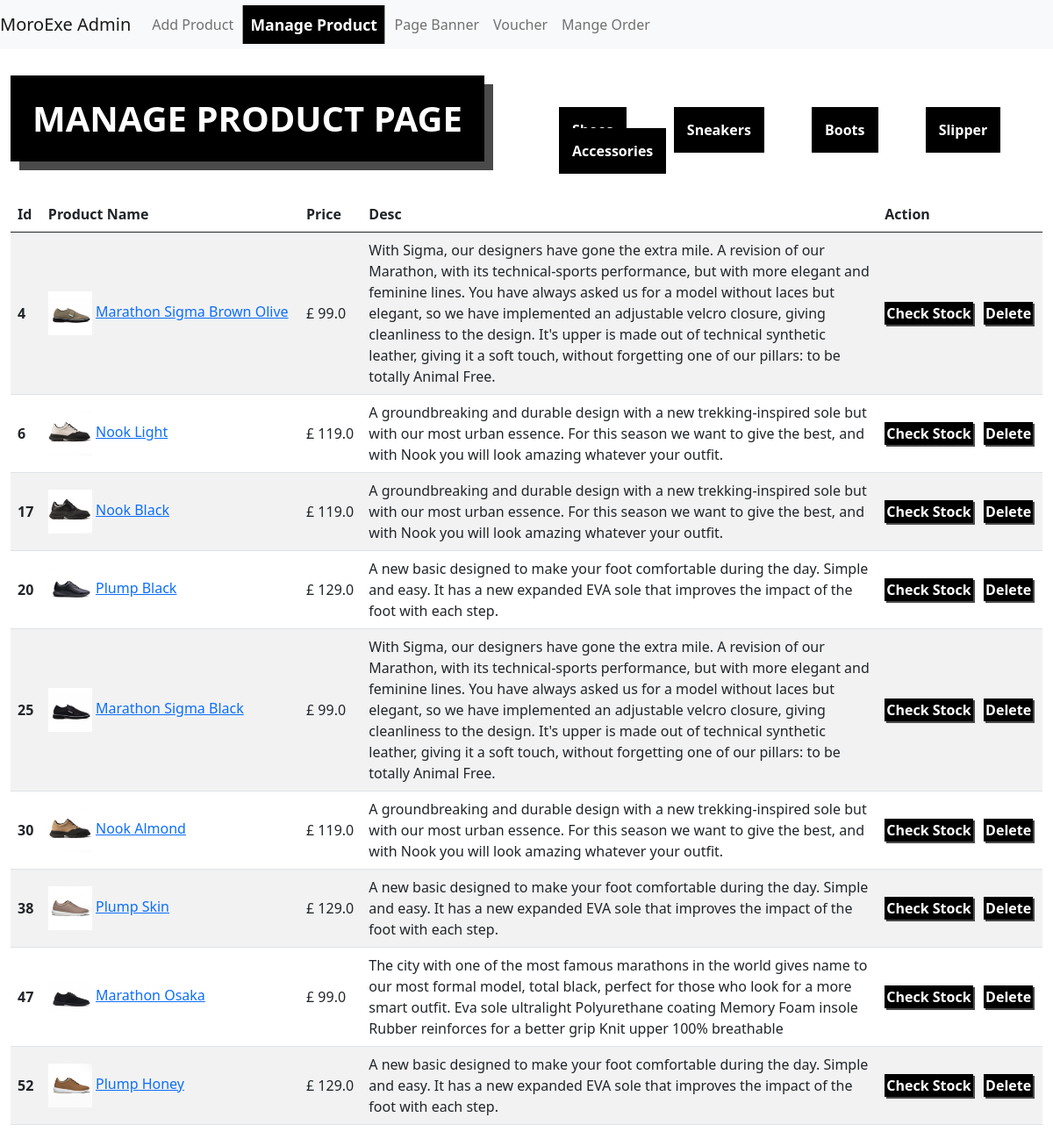
Page /admin/manage_product/shoes on the committed database.
### app/models.py (models this page shows)
class Product(db.Model):
    __tablename__ = 'products'
    id = db.Column(db.Integer, primary_key=True)
    product_name = db.Column(db.String(64), index=True)
    product_img = db.Column(db.String())
    product_subimg1 = db.Column(db.String())
    product_subimg2 = db.Column(db.String())
    product_subimg3 = db.Column(db.String())
    price = db.Column(db.Float)
    desc = db.Column(db.String())
    color = db.Column(db.String())
    material = db.Column(db.String())
    style = db.Column(db.String())
    tag = db.Column(db.String())
    sizes = db.relationship('StockAndSize', backref='products')
    category_id = db.Column(db.Integer, db.ForeignKey('categories.id'))

### app/admin/views.py (the view)
@admin.route('/manage_product/<category>', methods=['GET','POST'])
def ManageProduct(category):
    ctgr = Category.query.filter_by(category_name=category).first()
    products = Product.query.filter_by(category_id=ctgr.id).all()
    return render_template('admin/manage_product.html', products=products)

### app/templates/admin/manage_product.html (shortened to what this page needs)
{% extends "ad_base.html" %}
{% set active_page = 'edit_product' %}
{% import "bootstrap/wtf.html" as wtf %}
{% block page_content %}
<div class="container-fluid">
  <div class="row">
    <div class="col-md-6">
   <h1 class="heading" >MANAGE PRODUCT PAGE</h1>
  </div>
  <div class="col-md-6 mnPd">
    <a href="{{url_for('admin.ManageProduct',category='shoes')}}">Shoes</a>
    <a href="{{url_for('admin.ManageProduct',category='sneakers')}}">Sneakers</a>
    <a href="{{url_for('admin.ManageProduct',category='boots')}}">Boots</a>
    <a href="{{url_for('admin.ManageProduct',category='slippers')}}">Slipper</a>
    <a href="{{url_for('admin.ManageProduct',category='accessories')}}">Accessories</a>
  </div>
  </div>
  <table class="table table-striped">
    <thead>
      <tr>
        <th scope="col">Id</th>
        <th scope="col">Product Name</th>
        <th scope="col">Price</th>
        <th scope="col" style="width: 50%">Desc</th>
        <th scope="col">Action</th>
      </tr>
    </thead>
    <tbody>
        {%for product in products%}
      <tr class="tbRow">
        <th  style="vertical-align: middle;" scope="row">{{product.id}}</th>
        <td style="vertical-align: middle;">
            <img class="pdImg" src="{{ url_for('static',filename='assets/Product_Image/'+product.product_img)}}" alt="">
            <a href="/admin/edit_for/{{product.id}}">{{product.product_name}}</a></td>
        <td style="vertical-align: middle;"> &#163; {{product.price}}</td>
        <td style="vertical-align: middle; ">{{product.desc}}</td>
        <td style="vertical-align: middle;"><a id="stockBtn" href="/admin/check_stock/{{product.id}}">Check Stock</a>&nbsp;&nbsp;&nbsp;<a id="deleteBtn" href="/admin/delete/{{product.id}}">Delete</a></td>
      </tr>
      {%endfor%}
    </tbody>
  </table>
</div>
{% endblock %}

### app/static/styles/admin/manage_product.css (style rules this page uses)
.pdImg { max-width: 50px !important; max-height: 50px !important; }
.heading { background-color: black; color: white; font-weight: bold; padding: 25px; width: fit-content; box-shadow: 10px 10px rgb(74, 74, 74); margin-bottom: 40px; margin-top: 30px; }
#deleteBtn { color: white; background-color: black; padding: 2px; box-shadow: 2px 2px rgb(74, 74, 74); font-weight: bold; text-decoration: none; }
#stockBtn { color: white; background-color: black; padding: 2px; box-shadow: 2px 2px rgb(74, 74, 74); font-weight: bold; text-decoration: none; }
.mnPd a:link { margin: 25px; color: white; background-color: black; text-decoration: none; padding: 15px; font-weight: bold; }
.mnPd { margin-top: 10vh; }

### rows in the picture
Product: id "4", product_img (placeholder picture), product_name "Marathon Sigma Brown Olive", price "99.0", desc "With Sigma, our designers have gone the extra mile. A revision of our Marathon, with its technical-sports performance, but with more elegant and feminine lines. You have always asked us for a model without laces but elegant, so we have implemented an adjustable velcro closure, giving cleanliness to the design. It's upper is made out of technical synthetic leather, giving it a soft touch, without forgetting one of our pillars: to be totally Animal Free."
Product: id "6", product_img (placeholder picture), product_name "Nook Light", price "119.0", desc "A groundbreaking and durable design with a new trekking-inspired sole but with our most urban essence. For this season we want to give the best, and with Nook you will look amazing whatever your outfit."
Product: id "17", product_img (placeholder picture), product_name "Nook Black", price "119.0", desc "A groundbreaking and durable design with a new trekking-inspired sole but with our most urban essence. For this season we want to give the best, and with Nook you will look amazing whatever your outfit."
Product: id "20", product_img (placeholder picture), product_name "Plump Black", price "129.0", desc "A new basic designed to make your foot comfortable during the day. Simple and easy. It has a new expanded EVA sole that improves the impact of the foot with each step."
Product: id "25", product_img (placeholder picture), product_name "Marathon Sigma Black", price "99.0", desc "With Sigma, our designers have gone the extra mile. A revision of our Marathon, with its technical-sports performance, but with more elegant and feminine lines. You have always asked us for a model without laces but elegant, so we have implemented an adjustable velcro closure, giving cleanliness to the design. It's upper is made out of technical synthetic leather, giving it a soft touch, without forgetting one of our pillars: to be totally Animal Free."
Product: id "30", product_img (placeholder picture), product_name "Nook Almond", price "119.0", desc "A groundbreaking and durable design with a new trekking-inspired sole but with our most urban essence. For this season we want to give the best, and with Nook you will look amazing whatever your outfit."
Product: id "38", product_img (placeholder picture), product_name "Plump Skin", price "129.0", desc "A new basic designed to make your foot comfortable during the day. Simple and easy. It has a new expanded EVA sole that improves the impact of the foot with each step."
Product: id "47", product_img (placeholder picture), product_name "Marathon Osaka", price "99.0", desc "The city with one of the most famous marathons in the world gives name to our most formal model, total black, perfect for those who look for a more smart outfit. Eva sole ultralight Polyurethane coating Memory Foam insole Rubber reinforces for a better grip Knit upper 100% breathable"
Product: id "52", product_img (placeholder picture), product_name "Plump Honey", price "129.0", desc "A new basic designed to make your foot comfortable during the day. Simple and easy. It has a new expanded EVA sole that improves the impact of the foot with each step."
